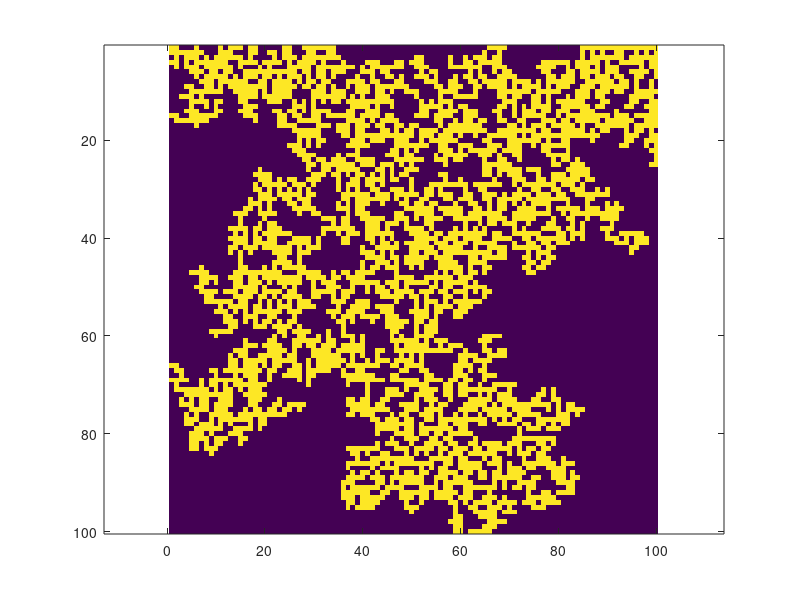

Recreate this plot in MATLAB. (Note: this script raises an error after producing the figure.)
%
% testpercwalk.m
%
% Generate spanning cluster (l-r spanning)
lx = 100;
ly = 100;
p = 0.59274;
nstep = 1e5;
nnstep = nstep + 1;
ncount = 0;
perc = [];
while (size(perc ,1)==0)
    ncount = ncount + 1;
    if (ncount >1000)
        return
    end
    z=rand(lx,ly)<p;
    [lw,num]=bwlabel(z,4);
    perc_x = intersect(lw(1,:),lw(lx ,:));
    perc = find(perc_x >0)
end
s = regionprops(lw,'Area');
clusterareas = cat(1,s.Area);
maxarea = max(clusterareas);
i = find(clusterareas==maxarea);
zz = lw == i;
% zz now contains the spanning cluster
imagesc(zz),axis equal ,axis tight
rz = 1.0*zz;
n = 1;
while (n<=1)
    r = rand(nnstep ,1);
    [w,n] = percwalk(rz,r,0);
end
x = w(1,:);
y = w(2,:);
hold on,plot(y,x);
hold off